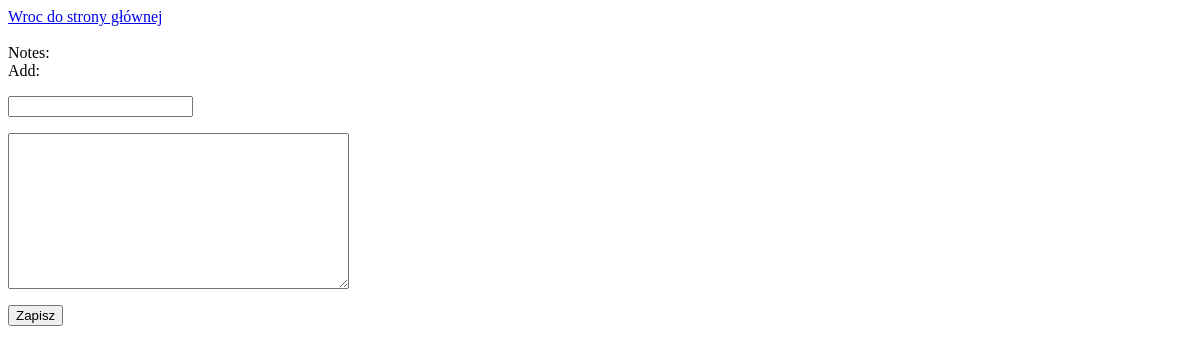
/note (signed in), run on an earlier commit of the app's database.
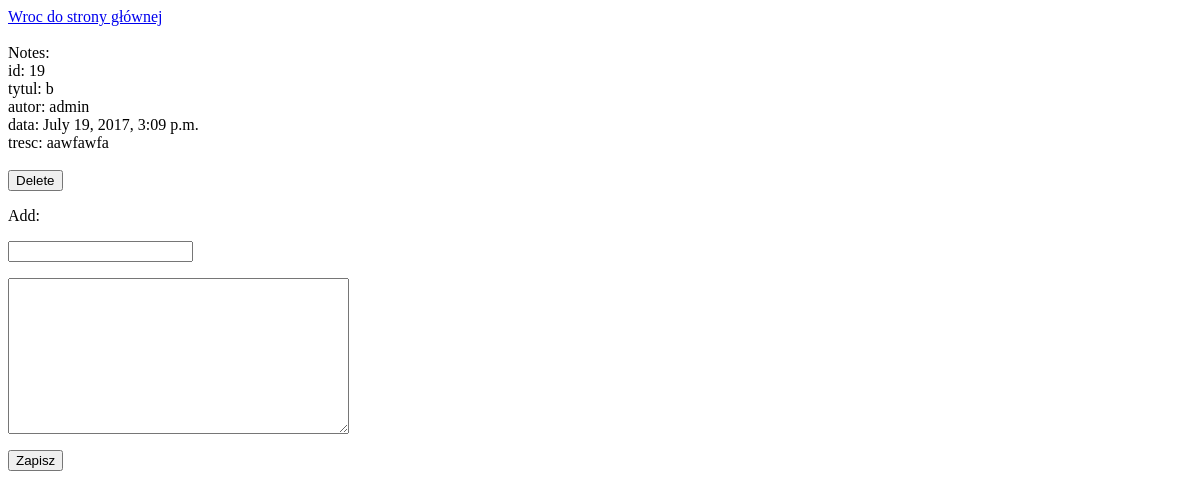
And on a later commit of the database.
### note/models.py (models this page shows, shortened)
class Note(models.Model):
    title = models.CharField(max_length=200)
    created_on = models.DateTimeField(auto_now_add=True)
    content = models.TextField()
    created_by = models.ForeignKey(User)
    id=models.AutoField(primary_key=True)

### note/views.py (the view)
# urls.py: url(r'^note$',note.views.Homepage,name='Note Homepage'),
def Homepage(request):
    if request.user.is_authenticated():
        user = request.user
        notes_list=Note_model.objects.all().filter(created_by=user)
        if request.method == 'POST':
            form = NoteForm(request.POST)
            if form.is_valid():
                new_note=form.save(commit=False)
                new_note.created_by=user
                new_note.save()
                return HttpResponseRedirect('/note')
        else:
            form = NoteForm()
        return render(request,'note.html',{'notes_list':notes_list,'form':form})
    else:
        return HttpResponseRedirect('/')

### note/forms.py
class NoteForm(forms.ModelForm):
    class Meta:
        model=Note
        exclude=('modified', )
        fields=['title','content']

### note/templates/note.html (shortened to what this page needs)
<a href="{% url 'Homepage' %}">Wroc do strony głównej</a></br></br>
Notes:</br>
{% for note in notes_list%}
id:  {{note.id}}</br>
tytul:  {{note.title}}</br>
autor: {{note.created_by}}</br>
data: {{note.created_on}}</br>
tresc: {{note.content}}</br></br>
<form action="{% url 'note_delete' note.id %}" method="POST">
  <button type="submit">Delete</button>
</form>
{% endfor %}
Add:
<form method="post">
  {% for field in form %}
    <p>
      {{ field }}
    </p>
  {% endfor %}
  <button type="submit">Zapisz</button>
</form>

What changed in the data, as far as the page shows it:
added Note: id "19", title "b", created_by "admin", created_on "July 19, 2017, 3:09 p.m.", content "aawfawfa"
